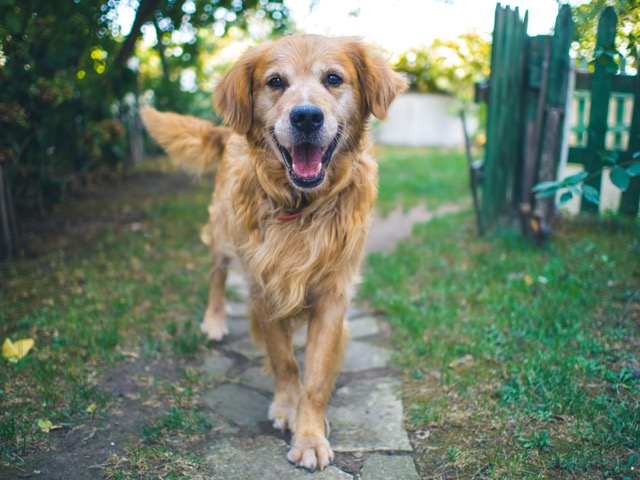
#> input picture cv/sam/dog.jpg, 640 x 480 px
$ jupyter execute --allow-errors inference_sam_segmentation.ipynb   (shell and % lines are left out)
#> lines starting #> are read from the running program, lines starting #| are printed output that depends on the picture
# 基于MindSpore 和 MindSpore NLP 的 Segment Anything Model（SAM）通用图像分割推理任务

## 模型简介

图像分割（Segmentation）旨在为图像中每个像素生成标签，输出与原图尺寸一致的掩码（mask）。
**Segment Anything Model（SAM）**（Meta AI, 2023）是一种“可提示（promptable）”的通用分割模型：可通过 **点 / 框 / 已有掩码** 等提示，在零样本条件下对任意目标生成分割结果。

本 Notebook 参考 Hugging Face 的交互式推理流程，基于 **MindSpore** 与 **MindSpore NLP Transformers**，演示 **BBox 框提示** 的端到端推理与可视化。

## 环境准备

本案例的运行环境为：

| Python | MindSpore | MindSpore NLP |
|--------|-----------|---------------|
| 3.10 | 2.7.0 | 0.5.1 |

如果你在如昇思大模型平台、华为云ModelArts、启智社区等算力平台的Jupyter在线编程环境中运行本案例，可取消如下代码的注释，进行依赖库安装：

[cell 1]
# 安装mindspore==2.7.0版本，如需更换mindspore版本，可更改下面 MINDSPORE_VERSION 变量
# !pip uninstall mindspore -y
# %env MINDSPORE_VERSION=2.7.0
# !pip install mindspore==2.7.0 -i https://repo.mindspore.cn/pypi/simple --trusted-host repo.mindspore.cn --extra-index-url https://repo.huaweicloud.com/repository/pypi/simple

# 安装mindnlp==0.5.1版本
# !pip uninstall mindnlp -y
# !pip install mindnlp==0.5.1

[cell 2]
import os
import requests
import numpy as np
import mindspore as ms
import matplotlib.pyplot as plt
import matplotlib.patches as patches

from PIL import Image
from pathlib import Path
from mindnlp.transformers import SamModel, SamProcessor

## 数据加载

本案例使用 Meta 官方仓库提供的示例图片 `dog.jpg`。执行下方单元将图片下载到当前工作目录。
如你希望分割自己的图片，可替换 `image_url`，或直接将图片放在当前目录，并在后续单元修改 `img_path`。

#### **数据下载**

[cell 3]
def download_image(url: str, save_dir: str = ".") -> str:
    """
    从 URL 下载图片到 save_dir，返回本地文件路径（字符串）。
    """
    save_path = Path(save_dir)
    save_path.mkdir(parents=True, exist_ok=True)

    filename = (url.rsplit("/", 1)[-1] or "image.jpg")
    dst = save_path / filename

    try:
        resp = requests.get(url, timeout=30)
        resp.raise_for_status()
        dst.write_bytes(resp.content)
        print(f"示例图片已成功下载到: {dst}")
        return str(dst)
    except Exception as e:
        print(f"下载示例图片时出错: {e}")
        return ""

# 使用示例
image_url = "https://raw.githubusercontent.com/facebookresearch/segment-anything/main/notebooks/images/dog.jpg"
downloaded_image = download_image(image_url)
if downloaded_image:
    print(f"示例图片已保存为: {downloaded_image}")

#### **数据加载**

读取图片并设置提示框（BBox）
- `bbox` 采用 **原图坐标系**：`[x1, y1, x2, y2]`
- 你可以通过修改 `bbox` 来框住想要分割的目标区域
- 本单元会把输入框画在原图上，便于检查是否框选正确

[cell 4]
img_path = "dog.jpg"   # <-- change to your image path
assert os.path.exists(img_path), f"Image not found: {img_path}"

# Custom bbox in original image coordinates [x1,y1,x2,y2]
bbox = [0, 217, 450, 800]  # <-- change if needed, ensure in-bounds
bbox = [int(x) for x in bbox]  # keep as Python ints for clarity

image = Image.open(img_path).convert("RGB")
#> image is the input picture: PIL image 640x480 RGB; mean R, G, B 109.8, 124.7, 104.3
W, H = image.size
#> W = 640; H = 480
print("图片尺寸:", (W, H), "| BBox:", bbox)
#| 图片尺寸: (640, 480) | BBox: [0, 217, 450, 800]

plt.figure(figsize=(6,4))
plt.imshow(image)
ax = plt.gca()
rect = patches.Rectangle((bbox[0], bbox[1]), bbox[2]-bbox[0], bbox[3]-bbox[1],
                         linewidth=2, edgecolor='yellow', facecolor='none')
ax.add_patch(rect)
plt.title("Original image with input box")
plt.axis("off")
plt.show()
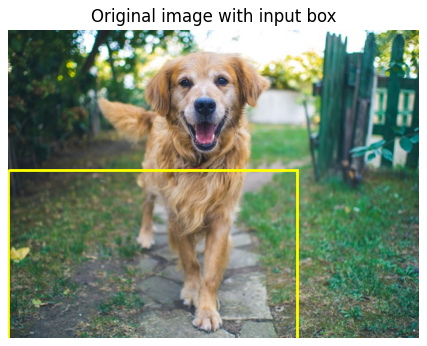
#> figure drawn by matplotlib, 1 panel
